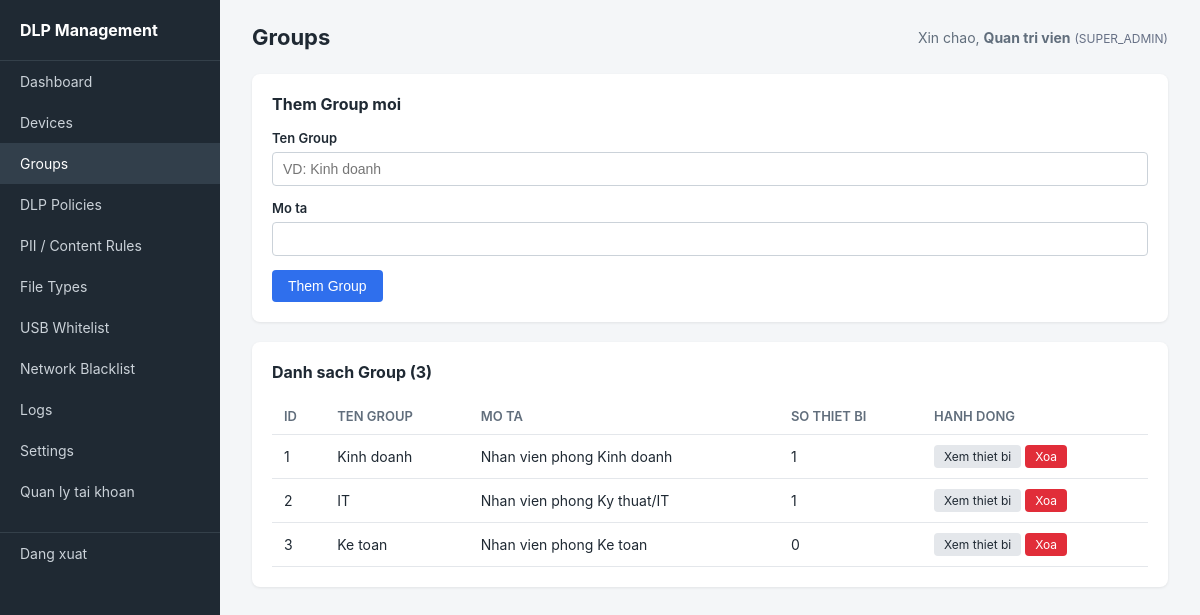
The app's page /admin/groups.php (signed in) with its own data.
### tables this page shows
CREATE TABLE groups (
    id              INT PRIMARY KEY AUTO_INCREMENT,
    name            VARCHAR(100) NOT NULL UNIQUE,
    description     TEXT,
    created_at      DATETIME DEFAULT CURRENT_TIMESTAMP
);

### includes/helpers.php (called while the page is built, shortened)
<?php
function h(?string $value): string {
    return htmlspecialchars($value ?? '', ENT_QUOTES, 'UTF-8');
}

### admin/groups.php (the view, shortened to what this page needs)
<?php
require_once __DIR__ . '/../config/database.php';
require_once __DIR__ . '/../includes/helpers.php';
$groups = $pdo->query("
    SELECT g.*, COUNT(d.id) as device_count
    FROM groups g
    LEFT JOIN devices d ON d.group_id = g.id
    GROUP BY g.id
    ORDER BY g.id
")->fetchAll();
require __DIR__ . '/../includes/layout_header.php';
?>
<div class="card">
    <h2>Them Group moi</h2>
    <form method="POST">
        <div class="form-group">
            <label>Ten Group</label>
            <input type="text" name="name" placeholder="VD: Kinh doanh" required>
        </div>
        <div class="form-group">
            <label>Mo ta</label>
            <input type="text" name="description">
        </div>
        <button type="submit" class="btn btn-primary">Them Group</button>
    </form>
</div>
<div class="card">
    <h2>Danh sach Group (<?= count($groups) ?>)</h2>
    <table>
        <thead><tr><th>ID</th><th>Ten Group</th><th>Mo ta</th><th>So thiet bi</th><th>Hanh dong</th></tr></thead>
        <tbody>
        <?php foreach ($groups as $g): ?>
            <tr>
                <td><?= (int)$g['id'] ?></td>
                <td><?= h($g['name']) ?></td>
                <td><?= h($g['description']) ?></td>
                <td><?= (int)$g['device_count'] ?></td>
                <td>
                    <a href="devices.php?group_id=<?= (int)$g['id'] ?>" class="btn btn-secondary btn-sm">Xem thiet bi</a>
                    <a href="groups.php?delete=<?= (int)$g['id'] ?>" class="btn btn-danger btn-sm"
                       onclick="return confirm('Xoa Group nay?')">Xoa</a>
                </td>
            </tr>
        <?php endforeach; ?>
        </tbody>
    </table>
</div>
<?php require __DIR__ . '/../includes/layout_footer.php'; ?>

### admin/assets/style.css (style rules this page uses)
* { box-sizing: border-box; margin: 0; padding: 0; }
body { font-family: -apple-system, "Segoe UI", Roboto, Arial, sans-serif; background: #f4f6f8; color: #1f2933; }
.card { background: #fff; border-radius: 8px; padding: 20px; margin-bottom: 20px; box-shadow: 0 1px 3px rgba(0,0,0,0.08); }
.card h2 { font-size: 16px; margin-bottom: 16px; }
table { width: 100%; border-collapse: collapse; font-size: 14px; }
th, td { text-align: left; padding: 10px 12px; border-bottom: 1px solid #e4e7eb; }
th { color: #616e7c; font-weight: 600; font-size: 13px; text-transform: uppercase; }
.form-group { margin-bottom: 14px; }
.form-group label { display: block; font-size: 13px; font-weight: 600; margin-bottom: 6px; }
.form-group input, .form-group select, .form-group textarea { width: 100%; padding: 8px 10px; border: 1px solid #cbd2d9; border-radius: 4px; font-size: 14px; }
.btn { display: inline-block; padding: 8px 16px; border-radius: 4px; border: none; font-size: 14px; cursor: pointer; text-decoration: none; }
.btn-primary { background: #2f6fed; color: #fff; }
.btn-danger { background: #e12d39; color: #fff; }
.btn-secondary { background: #e4e7eb; color: #1f2933; }
.btn-sm { padding: 4px 10px; font-size: 12px; }

### records on screen
groups: id "1", name "Kinh doanh", description "Nhan vien phong Kinh doanh", device_count "1"
groups: id "2", name "IT", description "Nhan vien phong Ky thuat/IT", device_count "1"
groups: id "3", name "Ke toan", description "Nhan vien phong Ke toan", device_count "0"

### other values on screen
$item['label'] "Dashboard"
$item['label'] "Devices"
$item['label'] "Groups"
$item['label'] "DLP Policies"
$item['label'] "PII / Content Rules"
$item['label'] "File Types"
$item['label'] "USB Whitelist"
$item['label'] "Network Blacklist"
$item['label'] "Logs"
$item['label'] "Settings"
$item['label'] "Quan ly tai khoan"
$pageTitle "Groups"
current_admin_name() "Quan tri vien"
current_admin_role() "SUPER_ADMIN"
count($groups) "3"
